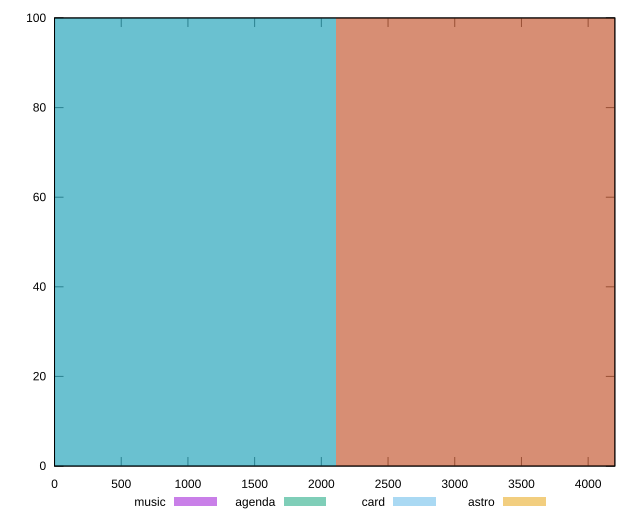

The script that saved this image:
reset

$music <<EOF
4214.499953971163 100
EOF

$agenda <<EOF
0 100
EOF

$card <<EOF
0 100
EOF

$astro <<EOF
4214.499953971163 100
EOF

set key outside below
set boxwidth 4214.499953971163
set xrange [0:4200]
set yrange [0:100]
set trange [0:100]
set style fill transparent solid 0.5 noborder
set terminal svg size 640, 520 enhanced background rgb 'white'
set output "reports/report_00032_2021-02-25T10-28-15.087Z/unused-javascript/comparison/histogram/all_raw.svg"

plot $music title "music" with boxes, \
     $agenda title "agenda" with boxes, \
     $card title "card" with boxes, \
     $astro title "astro" with boxes

reset
